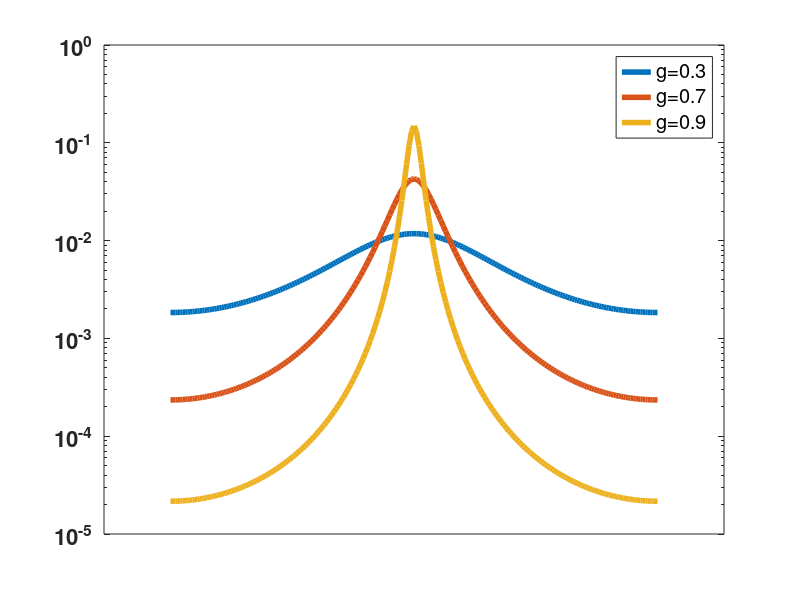

Write MATLAB code to recreate this figure.

function out = henyeyGreenstein
  clear; close all;

  theta = -pi:pi/100:pi;

  p1 = findP( theta, 0.3 );
  p2 = findP( theta, 0.7 );
  p3 = findP( theta, 0.9 );

  semilogy( theta, p1, 'LineWidth', 4 );
  hold all;
  semilogy( theta, p2, 'LineWidth', 4 );
  semilogy( theta, p3, 'LineWidth', 4 );
  set( gcf );

  legend( 'g=0.3', 'g=0.7', 'g=0.9' );

  ah = gca;   % get the current axes handle
  set(ah,'xtick',[]);
  set(ah,'xticklabel',[]);
  %set(ah,'ytick',[]);
  %set(ah,'yticklabel',[]);
  set(ah,'FontSize',16,'FontWeight','bold');
  
end

function p = findP( theta, g )
  p = 1/(4*pi) * (1-g^2) ./ ( 1 + g^2 - 2*g*cos(theta)).^(3/2);
  p = p / sum(p);
end